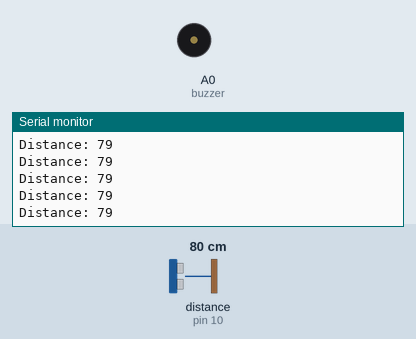
Recording of a sketch running on a simulated Arduino Uno, built with avr-gcc and run on an emulated ATmega328P. Shown: buzzer (waves = sounding, pin HIGH), the last lines printed to the serial monitor. Wiring (inferred from the names in the program): ultrasonic range finder: trigger pin 11; echo pin 10. The test bench sets the inputs (shaded band); at power-on: distance to the obstacle (sensor on pin 10) 80 cm. The echo pulse lasts 58.3 µs per cm; pins used as bus, display or sensor lines are not drawn.

Above: at 1.2 s.
1.3 s: distance to the obstacle (sensor on pin 10) set to 2 cm
At 3.1 s:
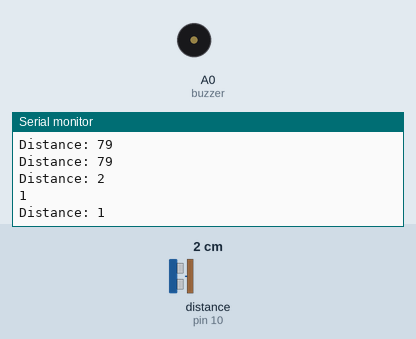
4.3 s: distance to the obstacle (sensor on pin 10) set to 120 cm
At 5.4 s:
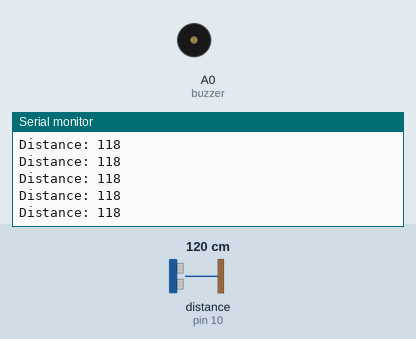
Timing chart, 0 to 7.3 s (numbered marks = the images above; inputs shaded):
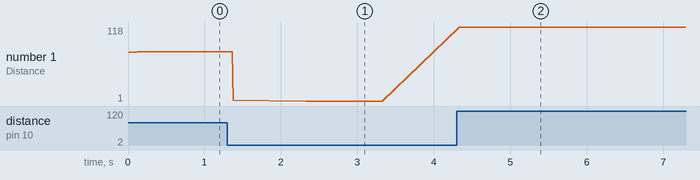

Measured:
- after the input at 1.3 s, the serial monitor: prints a new line after 0.08 s (image 1)
- after the input at 4.3 s, the serial monitor: prints a new line at once (image 2)
- plotted number 1: 79 → 1 after the input at 1.3 s

The sketch:

ultra_and_piezo.ino
```cpp
const int buzzer = A0;
const int trigPin = 11;
const int echoPin = 10;
const int MIN_DIST = 50;
// defines variables
long duration;
int distance;
int time_close = 0;
int buzzlen;
void setup() {
  // put your setup code here, to run once:
  pinMode(trigPin, OUTPUT); // Sets the trigPin as an Output
pinMode(echoPin, INPUT); // Sets the echoPin as an Input
  pinMode(buzzer, OUTPUT);
  Ultrasonic();
 Serial.begin(9600);
}

void loop() {
  while ((distance >MIN_DIST) && (distance <2100)) {
  Ultrasonic();
  }
  if (distance < MIN_DIST) {
    time_close+=1;
    delay(1000);
    Serial.println(time_close);
    Ultrasonic();
    if((distance > MIN_DIST)) {
      time_close =0;
    }
  }
  if (time_close >= 20) {
    buzzlen = 10000000;
    BuzzerTurnOn();
    time_close = 0;
  }
  // put your main code here, to run repeatedly:

}
void Ultrasonic() {
  digitalWrite(trigPin, LOW);
delayMicroseconds(2);
// Sets the trigPin on HIGH state for 10 micro seconds
digitalWrite(trigPin, HIGH);
delayMicroseconds(10);
digitalWrite(trigPin, LOW);
// Reads the echoPin, returns the sound wave travel time in microseconds
duration = pulseIn(echoPin, HIGH);
// Calculating the distance
distance= duration*0.034/2;
// Prints the distance on the Serial Monitor
Serial.print("Distance: ");
Serial.println(distance);
}

void BuzzerTurnOn() {
  tone(buzzer, 1000); //change this value for pitch of the noise
  delay(buzzlen); //sets how long the buzzer goes off for
  noTone(buzzer);//shuts off the tone
}
```
